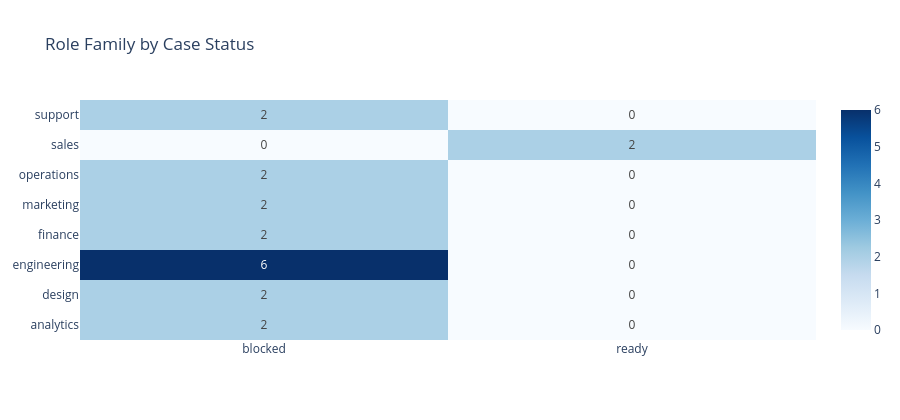

The notebook cell saved with this chart:
### Code cell
role_heatmap = df.pivot_table(index='role_family', columns='status', values='case_id', aggfunc='count', fill_value=0)
fig5 = go.Figure(data=go.Heatmap(
    z=role_heatmap.values, x=list(role_heatmap.columns), y=list(role_heatmap.index),
    colorscale='Blues', text=role_heatmap.values, texttemplate='%{text}'
))
fig5.update_layout(title='Role Family by Case Status', height=420)
fig5.show()

### Figure 1 — Plotly figure (JSON) as saved in the notebook; plotly's stock layout.template omitted (floating-point values rounded to 4 significant figures)
{"data": [{"colorscale": [[0, "rgb(247,251,255)"], [0.125, "rgb(222,235,247)"], [0.25, "rgb(198,219,239)"], [0.375, "rgb(158,202,225)"], [0.5, "rgb(107,174,214)"], [0.625, "rgb(66,146,198)"], [0.75, "rgb(33,113,181)"], [0.875, "rgb(8,81,156)"], [1, "rgb(8,48,107)"]], "text": [[2, 0], [2, 0], [6, 0], [2, 0], [2, 0], [2, 0], [0, 2], [2, 0]], "texttemplate": "%{text}", "type": "heatmap", "x": ["blocked", "ready"], "y": ["analytics", "design", "engineering", "finance", "marketing", "operations", "sales", "support"], "z": [[2, 0], [2, 0], [6, 0], [2, 0], [2, 0], [2, 0], [0, 2], [2, 0]]}], "layout": {"height": 420, "title": {"text": "Role Family by Case Status"}}}
